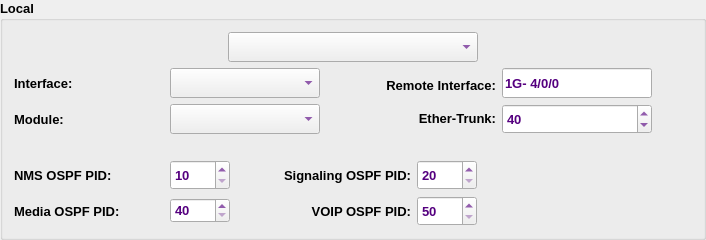
               <widget class="QGroupBox" name="groupBox_8">
                <property name="font">
                 <font>
                  <family>Tahoma</family>
                  <pointsize>10</pointsize>
                  <weight>75</weight>
                  <bold>true</bold>
                 </font>
                </property>
                <property name="title">
                 <string>Local</string>
                </property>
                <layout class="QVBoxLayout" name="verticalLayout_20">
                 <item>
                  <layout class="QHBoxLayout" name="horizontalLayout_17">
                   <item>
                    <spacer name="horizontalSpacer_11">
                     <property name="font">
                      <font>
                       <family>Tahoma</family>
                       <pointsize>10</pointsize>
                      </font>
                     </property>
                     <property name="orientation">
                      <enum>Qt::Horizontal</enum>
                     </property>
                     <property name="sizeHint" stdset="0">
                      <size>
                       <width>40</width>
                       <height>20</height>
                      </size>
                     </property>
                    </spacer>
                   </item>
                   <item>
                    <widget class="QComboBox" name="LmetroCB">
                     <property name="sizePolicy">
                      <sizepolicy hsizetype="Preferred" vsizetype="Preferred">
                       <horstretch>0</horstretch>
                       <verstretch>0</verstretch>
                      </sizepolicy>
                     </property>
                     <property name="minimumSize">
                      <size>
                       <width>250</width>
                       <height>30</height>
                      </size>
                     </property>
                     <property name="maximumSize">
                      <size>
                       <width>250</width>
                       <height>30</height>
                      </size>
                     </property>
                     <property name="font">
                      <font>
                       <family>Tahoma</family>
                       <pointsize>10</pointsize>
                       <weight>75</weight>
                       <bold>true</bold>
                      </font>
                     </property>
                     <property name="styleSheet">
                      <string notr="true">color: rgb(85, 0, 127);</string>
                     </property>
                    </widget>
                   </item>
                   <item>
                    <spacer name="horizontalSpacer_13">
                     <property name="font">
                      <font>
                       <family>Tahoma</family>
                       <pointsize>10</pointsize>
                      </font>
                     </property>
                     <property name="orientation">
                      <enum>Qt::Horizontal</enum>
                     </property>
                     <property name="sizeHint" stdset="0">
                      <size>
                       <width>40</width>
                       <height>20</height>
                      </size>
                     </property>
                    </spacer>
                   </item>
                  </layout>
                 </item>
                 <item>
                  <layout class="QHBoxLayout" name="horizontalLayout_12">
                   <item>
                    <widget class="QLabel" name="label_10">
                     <property name="minimumSize">
                      <size>
                       <width>150</width>
                       <height>30</height>
                      </size>
                     </property>
                     <property name="maximumSize">
                      <size>
                       <width>150</width>
                       <height>30</height>
                      </size>
                     </property>
                     <property name="font">
                      <font>
                       <family>Tahoma</family>
                       <pointsize>10</pointsize>
                       <weight>75</weight>
                       <bold>true</bold>
                      </font>
                     </property>
                     <property name="text">
                      <string>Interface:</string>
                     </property>
                    </widget>
                   </item>
                   <item>
                    <widget class="QComboBox" name="LmetroIntCB">
                     <property name="sizePolicy">
                      <sizepolicy hsizetype="Preferred" vsizetype="Preferred">
                       <horstretch>0</horstretch>
                       <verstretch>0</verstretch>
                      </sizepolicy>
                     </property>
                     <property name="minimumSize">
                      <size>
                       <width>150</width>
                       <height>30</height>
                      </size>
                     </property>
                     <property name="maximumSize">
                      <size>
                       <width>150</width>
                       <height>30</height>
                      </size>
                     </property>
                     <property name="font">
                      <font>
                       <family>Tahoma</family>
                       <pointsize>10</pointsize>
                       <weight>75</weight>
                       <bold>true</bold>
                      </font>
                     </property>
                     <property name="styleSheet">
                      <string notr="true">color: rgb(85, 0, 127);</string>
                     </property>
                    </widget>
                   </item>
                   <item>
                    <widget class="QLabel" name="label_20">
                     <property name="sizePolicy">
                      <sizepolicy hsizetype="Expanding" vsizetype="Preferred">
                       <horstretch>0</horstretch>
                       <verstretch>0</verstretch>
                      </sizepolicy>
                     </property>
                     <property name="minimumSize">
                      <size>
                       <width>170</width>
                       <height>30</height>
                      </size>
                     </property>
                     <property name="maximumSize">
                      <size>
                       <width>170</width>
                       <height>25</height>
                      </size>
                     </property>
                     <property name="font">
                      <font>
                       <family>Tahoma</family>
                       <pointsize>10</pointsize>
                       <weight>75</weight>
                       <bold>true</bold>
                      </font>
                     </property>
                     <property name="text">
                      <string>Remote Interface:</string>
                     </property>
                     <property name="alignment">
                      <set>Qt::AlignRight|Qt::AlignTrailing|Qt::AlignVCenter</set>
                     </property>
                    </widget>
                   </item>
                   <item>
                    <widget class="QLineEdit" name="LmetroRemoteIntLE">
                     <property name="minimumSize">
                      <size>
                       <width>150</width>
                       <height>30</height>
                      </size>
                     </property>
                     <property name="maximumSize">
                      <size>
                       <width>150</width>
                       <height>30</height>
                      </size>
                     </property>
                     <property name="font">
                      <font>
                       <family>Tahoma</family>
                       <pointsize>10</pointsize>
                       <weight>75</weight>
                       <bold>true</bold>
                      </font>
                     </property>
                     <property name="styleSheet">
                      <string notr="true">color: rgb(85, 0, 127);</string>
                     </property>
                     <property name="text">
                      <string>1G- 4/0/0</string>
                     </property>
                     <property name="placeholderText">
                      <string>1G-4/0/0</string>
                     </property>
                    </widget>
                   </item>
                   <item>
                    <spacer name="horizontalSpacer_9">
                     <property name="font">
                      <font>
                       <family>Tahoma</family>
                       <pointsize>10</pointsize>
                      </font>
                     </property>
                     <property name="orientation">
                      <enum>Qt::Horizontal</enum>
                     </property>
                     <property name="sizeHint" stdset="0">
                      <size>
                       <width>40</width>
                       <height>20</height>
                      </size>
                     </property>
                    </spacer>
                   </item>
                  </layout>
                 </item>
                 <item>
                  <layout class="QHBoxLayout" name="horizontalLayout_13">
                   <item>
                    <widget class="QLabel" name="label_11">
                     <property name="minimumSize">
                      <size>
                       <width>150</width>
                       <height>30</height>
                      </size>
                     </property>
                     <property name="maximumSize">
                      <size>
                       <width>150</width>
                       <height>30</height>
                      </size>
                     </property>
                     <property name="font">
                      <font>
                       <family>Tahoma</family>
                       <pointsize>10</pointsize>
                       <weight>75</weight>
                       <bold>true</bold>
                      </font>
                     </property>
                     <property name="text">
                      <string>Module:</string>
                     </property>
                     <property name="alignment">
                      <set>Qt::AlignLeading|Qt::AlignLeft|Qt::AlignVCenter</set>
                     </property>
                    </widget>
                   </item>
                   <item>
                    <widget class="QComboBox" name="LmetroModCB">
                     <property name="sizePolicy">
                      <sizepolicy hsizetype="Preferred" vsizetype="Preferred">
                       <horstretch>0</horstretch>
                       <verstretch>0</verstretch>
                      </sizepolicy>
                     </property>
                     <property name="minimumSize">
                      <size>
                       <width>150</width>
                       <height>30</height>
                      </size>
                     </property>
                     <property name="maximumSize">
                      <size>
                       <width>150</width>
                       <height>30</height>
                      </size>
                     </property>
                     <property name="font">
                      <font>
                       <family>Tahoma</family>
                       <pointsize>10</pointsize>
                       <weight>75</weight>
                       <bold>true</bold>
                      </font>
                     </property>
                     <property name="styleSheet">
                      <string notr="true">color: rgb(85, 0, 127);</string>
                     </property>
                    </widget>
                   </item>
                   <item>
                    <widget class="QLabel" name="label_12">
                     <property name="minimumSize">
                      <size>
                       <width>170</width>
                       <height>25</height>
                      </size>
                     </property>
                     <property name="maximumSize">
                      <size>
                       <width>170</width>
                       <height>25</height>
                      </size>
                     </property>
                     <property name="font">
                      <font>
                       <family>Tahoma</family>
                       <pointsize>10</pointsize>
                       <weight>75</weight>
                       <bold>true</bold>
                      </font>
                     </property>
                     <property name="text">
                      <string>Ether-Trunk:</string>
                     </property>
                     <property name="alignment">
                      <set>Qt::AlignRight|Qt::AlignTrailing|Qt::AlignVCenter</set>
                     </property>
                    </widget>
                   </item>
                   <item>
                    <widget class="QSpinBox" name="LmetroEthSB">
                     <property name="minimumSize">
                      <size>
                       <width>150</width>
                       <height>30</height>
                      </size>
                     </property>
                     <property name="maximumSize">
                      <size>
                       <width>150</width>
                       <height>30</height>
                      </size>
                     </property>
                     <property name="font">
                      <font>
                       <family>Tahoma</family>
                       <pointsize>10</pointsize>
                       <weight>75</weight>
                       <bold>true</bold>
                      </font>
                     </property>
                     <property name="styleSheet">
                      <string notr="true">color: rgb(85, 0, 127);</string>
                     </property>
                     <property name="maximum">
                      <number>1000</number>
                     </property>
                     <property name="value">
                      <number>40</number>
                     </property>
                    </widget>
                   </item>
                   <item>
                    <spacer name="horizontalSpacer_10">
                     <property name="font">
                      <font>
                       <family>Tahoma</family>
                       <pointsize>10</pointsize>
                      </font>
                     </property>
                     <property name="orientation">
                      <enum>Qt::Horizontal</enum>
                     </property>
                     <property name="sizeHint" stdset="0">
                      <size>
                       <width>40</width>
                       <height>20</height>
                      </size>
                     </property>
                    </spacer>
                   </item>
                  </layout>
                 </item>
                 <item>
                  <spacer name="verticalSpacer_3">
                   <property name="orientation">
                    <enum>Qt::Vertical</enum>
                   </property>
                   <property name="sizeType">
                    <enum>QSizePolicy::Fixed</enum>
                   </property>
                   <property name="sizeHint" stdset="0">
                    <size>
                     <width>20</width>
                     <height>20</height>
                    </size>
                   </property>
                  </spacer>
                 </item>
                 <item>
                  <layout class="QHBoxLayout" name="horizontalLayout_15">
                   <item>
                    <widget class="QLabel" name="label_14">
                     <property name="minimumSize">
                      <size>
                       <width>150</width>
                       <height>30</height>
                      </size>
                     </property>
                     <property name="maximumSize">
                      <size>
                       <width>150</width>
                       <height>30</height>
                      </size>
                     </property>
                     <property name="font">
                      <font>
                       <family>Tahoma</family>
                       <pointsize>10</pointsize>
                       <weight>75</weight>
                       <bold>true</bold>
                      </font>
                     </property>
                     <property name="text">
                      <string>NMS OSPF PID:</string>
                     </property>
                     <property name="alignment">
                      <set>Qt::AlignLeading|Qt::AlignLeft|Qt::AlignVCenter</set>
                     </property>
                    </widget>
                   </item>
                   <item>
                    <widget class="QSpinBox" name="LnmsOspfPidSB">
                     <property name="minimumSize">
                      <size>
                       <width>60</width>
                       <height>30</height>
                      </size>
                     </property>
                     <property name="font">
                      <font>
                       <family>Tahoma</family>
                       <pointsize>10</pointsize>
                       <weight>75</weight>
                       <bold>true</bold>
                      </font>
                     </property>
                     <property name="styleSheet">
                      <string notr="true">color: rgb(85, 0, 127);</string>
                     </property>
                     <property name="minimum">
                      <number>10</number>
                     </property>
                     <property name="maximum">
                      <number>19</number>
                     </property>
                    </widget>
                   </item>
                   <item>
                    <widget class="QLabel" name="label_15">
                     <property name="minimumSize">
                      <size>
                       <width>175</width>
                       <height>30</height>
                      </size>
                     </property>
                     <property name="maximumSize">
                      <size>
                       <width>175</width>
                       <height>30</height>
                      </size>
                     </property>
                     <property name="font">
                      <font>
                       <family>Tahoma</family>
                       <pointsize>10</pointsize>
                       <weight>75</weight>
                       <bold>true</bold>
                      </font>
                     </property>
                     <property name="text">
                      <string>Signaling OSPF PID:</string>
                     </property>
                     <property name="alignment">
                      <set>Qt::AlignRight|Qt::AlignTrailing|Qt::AlignVCenter</set>
                     </property>
                    </widget>
                   </item>
                   <item>
                    <widget class="QSpinBox" name="LsigOspfPidSB">
                     <property name="minimumSize">
                      <size>
                       <width>60</width>
                       <height>30</height>
                      </size>
                     </property>
                     <property name="font">
                      <font>
                       <family>Tahoma</family>
                       <pointsize>10</pointsize>
                       <weight>75</weight>
                       <bold>true</bold>
                      </font>
                     </property>
                     <property name="styleSheet">
                      <string notr="true">color: rgb(85, 0, 127);</string>
                     </property>
                     <property name="minimum">
                      <number>20</number>
                     </property>
                     <property name="maximum">
                      <number>29</number>
                     </property>
                    </widget>
                   </item>
                   <item>
                    <spacer name="horizontalSpacer_16">
                     <property name="font">
                      <font>
                       <family>Tahoma</family>
                       <pointsize>10</pointsize>
                      </font>
                     </property>
                     <property name="orientation">
                      <enum>Qt::Horizontal</enum>
                     </property>
                     <property name="sizeHint" stdset="0">
                      <size>
                       <width>40</width>
                       <height>20</height>
                      </size>
                     </property>
                    </spacer>
                   </item>
                  </layout>
                 </item>
                 <item>
                  <layout class="QHBoxLayout" name="horizontalLayout_16">
                   <item>
                    <widget class="QLabel" name="label_16">
                     <property name="minimumSize">
                      <size>
                       <width>150</width>
                       <height>30</height>
                      </size>
                     </property>
                     <property name="maximumSize">
                      <size>
                       <width>150</width>
                       <height>30</height>
                      </size>
                     </property>
                     <property name="font">
                      <font>
                       <family>Tahoma</family>
                       <pointsize>10</pointsize>
                       <weight>75</weight>
                       <bold>true</bold>
                      </font>
                     </property>
                     <property name="text">
                      <string>Media OSPF PID:</string>
                     </property>
                     <property name="alignment">
                      <set>Qt::AlignLeading|Qt::AlignLeft|Qt::AlignVCenter</set>
                     </property>
                    </widget>
                   </item>
                   <item>
                    <widget class="QSpinBox" name="LmediaOspfPidSB">
                     <property name="minimumSize">
                      <size>
                       <width>60</width>
                       <height>25</height>
                      </size>
                     </property>
                     <property name="font">
                      <font>
                       <family>Tahoma</family>
                       <pointsize>10</pointsize>
                       <weight>75</weight>
                       <bold>true</bold>
                      </font>
                     </property>
                     <property name="styleSheet">
                      <string notr="true">color: rgb(85, 0, 127);</string>
                     </property>
                     <property name="minimum">
                      <number>40</number>
                     </property>
                     <property name="maximum">
                      <number>49</number>
                     </property>
                    </widget>
                   </item>
                   <item>
                    <widget class="QLabel" name="label_17">
                     <property name="minimumSize">
                      <size>
                       <width>175</width>
                       <height>30</height>
                      </size>
                     </property>
                     <property name="maximumSize">
                      <size>
                       <width>175</width>
                       <height>30</height>
                      </size>
                     </property>
                     <property name="font">
                      <font>
                       <family>Tahoma</family>
                       <pointsize>10</pointsize>
                       <weight>75</weight>
                       <bold>true</bold>
                      </font>
                     </property>
                     <property name="text">
                      <string>VOIP OSPF PID:</string>
                     </property>
                     <property name="alignment">
                      <set>Qt::AlignRight|Qt::AlignTrailing|Qt::AlignVCenter</set>
                     </property>
                    </widget>
                   </item>
                   <item>
                    <widget class="QSpinBox" name="LvoipOspfPidSB">
                     <property name="minimumSize">
                      <size>
                       <width>60</width>
                       <height>30</height>
                      </size>
                     </property>
                     <property name="font">
                      <font>
                       <family>Tahoma</family>
                       <pointsize>10</pointsize>
                       <weight>75</weight>
                       <bold>true</bold>
                      </font>
                     </property>
                     <property name="styleSheet">
                      <string notr="true">color: rgb(85, 0, 127);</string>
                     </property>
                     <property name="minimum">
                      <number>50</number>
                     </property>
                     <property name="maximum">
                      <number>59</number>
                     </property>
                    </widget>
                   </item>
                   <item>
                    <spacer name="horizontalSpacer_17">
                     <property name="font">
                      <font>
                       <family>Tahoma</family>
                       <pointsize>10</pointsize>
                      </font>
                     </property>
                     <property name="orientation">
                      <enum>Qt::Horizontal</enum>
                     </property>
                     <property name="sizeHint" stdset="0">
                      <size>
                       <width>40</width>
                       <height>20</height>
                      </size>
                     </property>
                    </spacer>
                   </item>
                  </layout>
                 </item>
                </layout>
               </widget>
